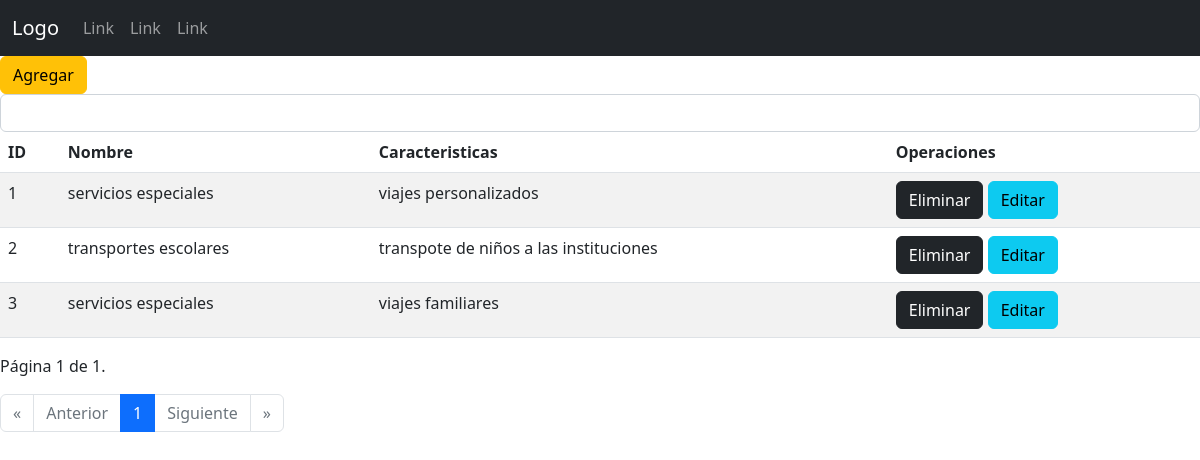
/transportes/listarTiposdeServicios/, run on the app's committed database.
### transportesEscolaresSena/models.py (models this page shows, shortened)
class TiposdeServicios (models.Model):
    nombre = models.CharField(max_length= 100)
    caracteristicas = models.CharField(max_length= 500)

### transportesEscolaresSena/views.py (the view)
# urls.py: path('listarTiposdeServicios/', views.listarTiposdeServicios, name = "listarTiposdeServicios"),
def listarTiposdeServicios(request):
    t = TiposdeServicios.objects.all()
    paginator = Paginator(t, 3) # Mostrar 3 registros por página...
    page_number = request.GET.get('page')
    t = paginator.get_page(page_number)
    contextoT = {'datosT': t}
    return render(request, 'transportes/login/tipodeservicios/listarTiposdeServicios.html', contextoT)

### transportesEscolaresSena/templates/transportes/login/tipodeservicios/listarTiposdeServicios.html (shortened to what this page needs)
{%extends "transportes/index.html"%}
{% load static %}
    {%block contenedor%}
    <a class="btn btn-warning" href="{% url 'transportes:registrarTiposdeServicios' %}">Agregar</a>
    {%if datosT%}
        <form class="d-flex" role="search" action="{% url 'transportes:buscarTiposdeServicios' %}" method="post">
            <input onkeyup="buscarProducto('{% url 'transportes:buscarTiposdeServicios' %}');" class="form-control" type="search" name="buscar" id="buscar">
        </form>
        <div id="respuesta">
        <table class="table table-striped">
            <thead>
                <tr>
                    <th>ID</th>
                    <th>Nombre</th>
                    <th>Caracteristicas</th>
                    <th>Operaciones</th>
                </tr>
            </thead>
            <tbody>
                {%for t in datosT %}
                <tr>
                    <td>{{t.id}}</td>
                    <td>{{t.nombre}}</td>
                    <td>{{t.caracteristicas}}</td>
                    <td>
                            <div class="d-grid gap-2 d-md-block">
                                <a class="btn btn-dark" href="{% url 'transportes:eliminarTiposdeServicios' t.id %}">Eliminar</a>
                                <a class="btn btn-info" href="{% url 'transportes:formularioEditarTiposdeServcios' t.id %}">Editar</a>
                            </div>
                    </td>
                </tr>
                {%endfor%}
            </tbody>
        </table>
        <p>Página {{ datosT.number }} de {{ datosT.paginator.num_pages }}.</p>
        <nav aria-label="...">
            <ul class="pagination">
              <li class="page-item {% if not datosT.has_previous %}disabled{% endif %}">
                <a class="page-link" href="?page=1">&laquo;</a>
              </li>
              <li class="page-item {% if not datosT.has_previous %}disabled{% endif %}">
                <a class="page-link" {% if datosT.has_previous %}href="?page={{ datosT.previous_page_number }}"{% endif %}>Anterior</a>
              </li>
                {% for i in "x"|rjust:datosT.paginator.num_pages|make_list %}
                    <li class="page-item {% if forloop.counter == datosT.number %}active{% endif %}" aria-current="page">
                        <a class="page-link" href="?page={{ forloop.counter }}">{{ forloop.counter }}</a>
                    </li>
                {% endfor %}
              <li class="page-item {% if not datosT.has_next %}disabled{% endif %}">
                <a class="page-link" {% if datosT.has_next %}href="?page={{ datosT.next_page_number }}"{% endif %}>Siguiente</a>
              </li>
              <li class="page-item {% if not datosT.has_next %}disabled{% endif %}">
                <a class="page-link" {% if datosT.has_next %}href="?page={{ datosT.paginator.num_pages }}"{% endif %}>&raquo;</a>
              </li>
            </ul>
          </nav>
    {%else%}
        No hay datos...
    {%endif%}
    {%endblock%}

### data on the page
TiposdeServicios: id "1", nombre "servicios especiales", caracteristicas "viajes personalizados"
TiposdeServicios: id "2", nombre "transportes escolares", caracteristicas "transpote de niños a las instituciones"
TiposdeServicios: id "3", nombre "servicios especiales", caracteristicas "viajes familiares"

### other printed values
{{ datosT.number }} "1"
{{ datosT.paginator.num_pages }} "1"
